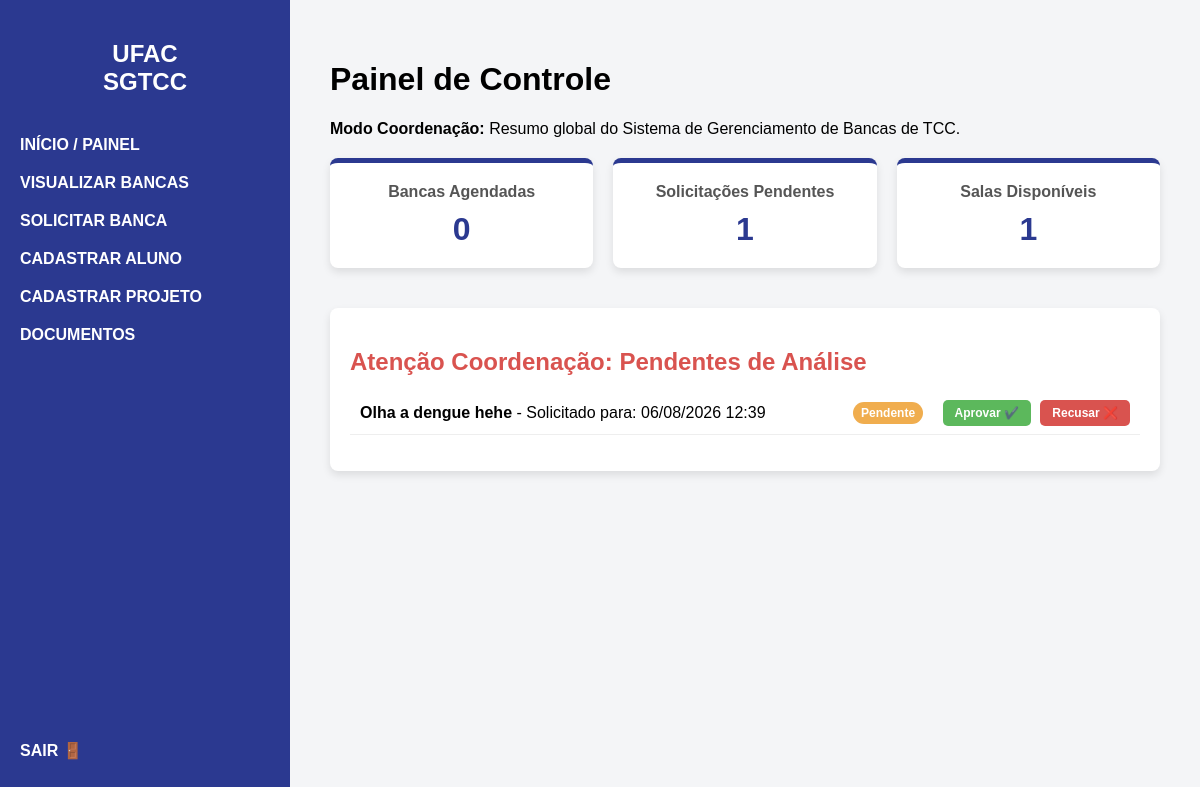
Page /dashboard/ (signed in) on the earlier database version.
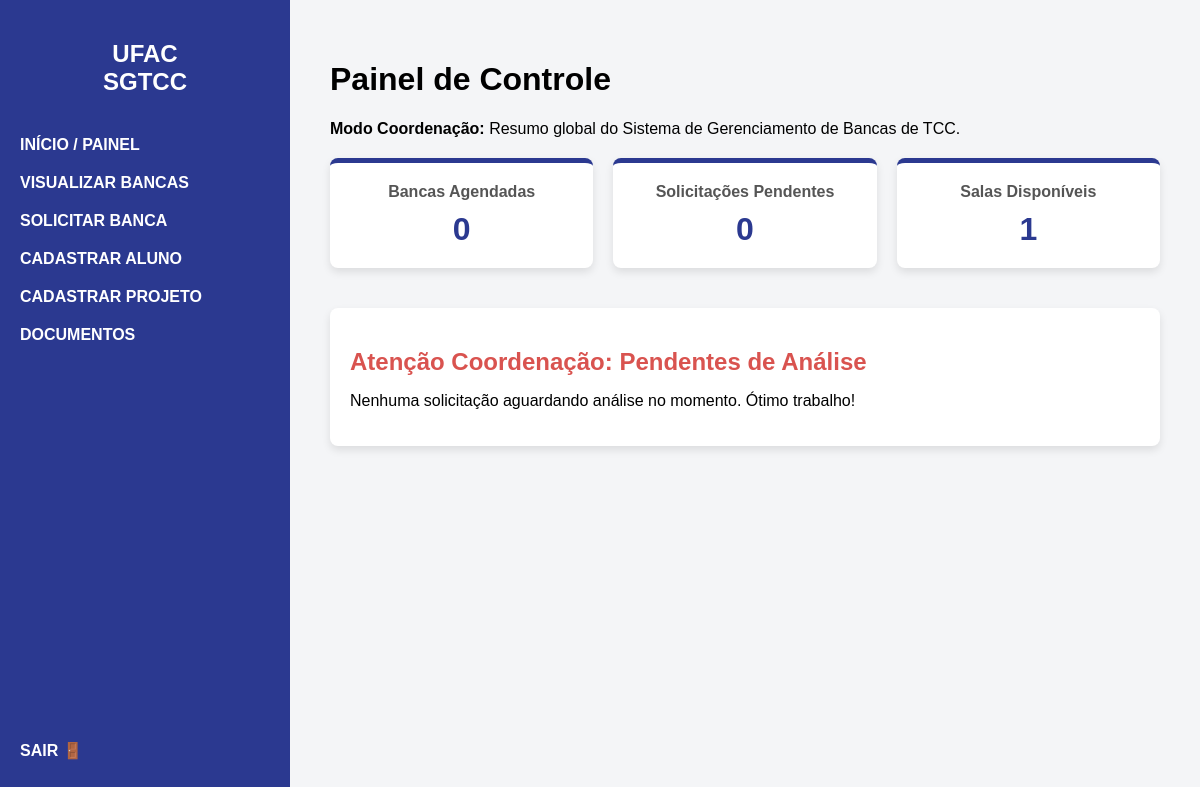
Same page on the later database version.
### bancasapp/models.py (models this page shows, shortened)
class SolicitacaoAgendamento(models.Model):
    STATUS_SOLICITACAO = (
        ('EM_ANÁLISE', 'Em Análise'),
        ('APROVADA', 'Aprovada'),
        ('RECUSADA', 'Recusada'),
    )
    usuario_solicitante = models.ForeignKey(pUsuario, on_delete=models.CASCADE)
    projeto_tcc = models.ForeignKey(ProjetoTCC, on_delete=models.CASCADE)
    espaco = models.ForeignKey(EspacoFisico, on_delete=models.CASCADE)
    opcao_data_inicio = models.DateTimeField()
    opcao_data_fim = models.DateTimeField()
    status = models.CharField(max_length=15, choices=STATUS_SOLICITACAO, default='EM_ANÁLISE')

class ProjetoTCC(models.Model):
    STATUS_TIPO = (
        ('EM_ANÁLISE', 'Em Análise'),
        ('APROVADO', 'Aprovado'),
        ('RECUSADA', 'Recusada'),
    )
    titulo = models.CharField(max_length=255)
    resumo = models.TextField()
    semestre_letivo = models.CharField(max_length=6)
    discente = models.ForeignKey(Discente, on_delete=models.CASCADE)
    status = models.CharField(max_length=15, choices=STATUS_TIPO, default='EM_ANÁLISE')

### bancasapp/views.py (the view, shortened to what this page needs)
# urls.py: path('dashboard/', views.dashboard, name='dashboard'),
@login_required(login_url='login')
def dashboard(request):
    is_coordenacao = request.user.is_superuser
    if is_coordenacao:
        total_bancas = BancaTCC.objects.count()
        total_pendentes = SolicitacaoAgendamento.objects.filter(status='EM_ANÁLISE').count()
        ultimos_pedidos = SolicitacaoAgendamento.objects.filter(status='EM_ANÁLISE').order_by('-id')[:5]
    total_salas = EspacoFisico.objects.count()
    contexto = {
        'total_bancas': total_bancas,
        'total_pendentes': total_pendentes,
        'total_salas': total_salas,
        'is_coordenacao': is_coordenacao,
        'ultimos_pedidos': ultimos_pedidos,
    }
    return render(request, 'dashboard.html', contexto)

### templates/dashboard.html
{% extends 'base.html' %}
{% block content %}
    <div class="dashboard-header">
        <h1>Painel de Controle</h1>
        {% if is_coordenacao %}
            <p><strong>Modo Coordenação:</strong> Resumo global do Sistema de Gerenciamento de Bancas de TCC.</p>
        {% else %}
            <p>Resumo dos seus agendamentos de Bancas de TCC.</p>
        {% endif %}
    </div>
    <div class="dashboard-cards">
        <div class="card">
            <h3>Bancas Agendadas</h3>
            <p>{{ total_bancas }}</p>
        </div>
        <div class="card">
            <h3>Solicitações Pendentes</h3>
            <p>{{ total_pendentes }}</p>
        </div>
        <div class="card">
            <h3>Salas Disponíveis</h3>
            <p>{{ total_salas }}</p>
        </div>
    </div>
    {% if is_coordenacao %}
        <div class="coordenacao-panel" style="margin-top: 40px; background-color: white; padding: 20px; border-radius: 8px; box-shadow: 0 4px 8px rgba(0,0,0,0.1);">
            <h2 style="color: #d9534f; margin-bottom: 15px;">Atenção Coordenação: Pendentes de Análise</h2>
            {% if ultimos_pedidos %}
                <ul style="list-style: none; padding: 0;">
                    {% for pedido in ultimos_pedidos %}
                        <li style="padding: 10px; border-bottom: 1px solid #eee; display: flex; justify-content: space-between; align-items: center;">
                            <span><strong>{{ pedido.projeto_tcc.titulo }}</strong> - Solicitado para: {{ pedido.opcao_data_inicio|date:"d/m/Y H:i" }}</span>
                            <div>
                                <span class="status-badge status-analise" style="background-color: #f0ad4e; padding: 4px 8px; border-radius: 12px; color: white; font-size: 12px; margin-right: 15px;">Pendente</span>
                                <a href="{% url 'avaliar_solicitacao' pedido.id 'aprovar' %}" style="text-decoration: none; background-color: #5cb85c; color: white; padding: 6px 12px; border-radius: 5px; font-size: 12px; font-weight: bold; margin-right: 5px;">Aprovar ✔️</a>
                                <a href="{% url 'avaliar_solicitacao' pedido.id 'recusar' %}" style="text-decoration: none; background-color: #d9534f; color: white; padding: 6px 12px; border-radius: 5px; font-size: 12px; font-weight: bold;">Recusar ❌</a>
                            </div>
                        </li>
                    {% endfor %}
                </ul>
            {% else %}
                <p>Nenhuma solicitação aguardando análise no momento. Ótimo trabalho!</p>
            {% endif %}
        </div>
    {% endif %}
{% endblock %}

Differences in the rows shown:
no longer on this page (row edited): SolicitacaoAgendamento: projeto_tcc.titulo "Olha a dengue hehe", opcao_data_inicio "06/08/2026 12:39"
Other differences:
{{ total_pendentes }}: "1" → "0"
text now shown: "Nenhuma solicitação aguardando análise no momento. Ótimo trabalho!"
